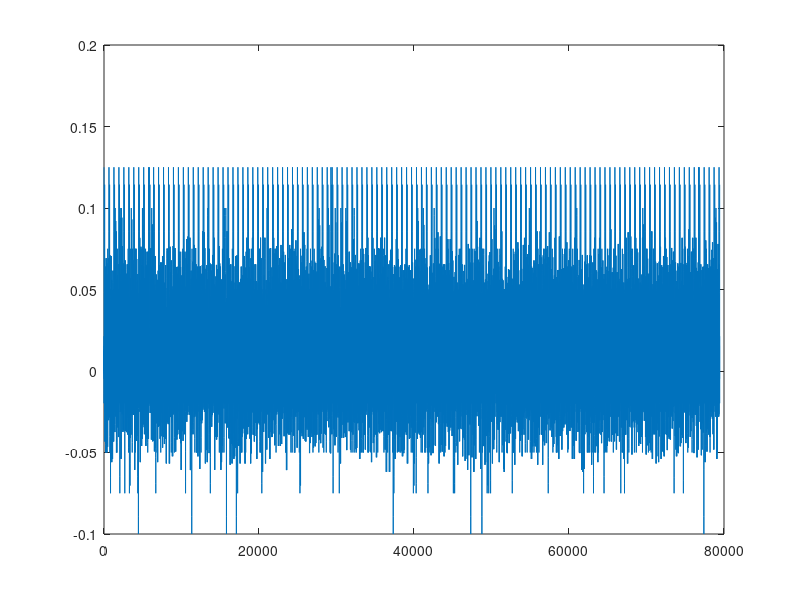
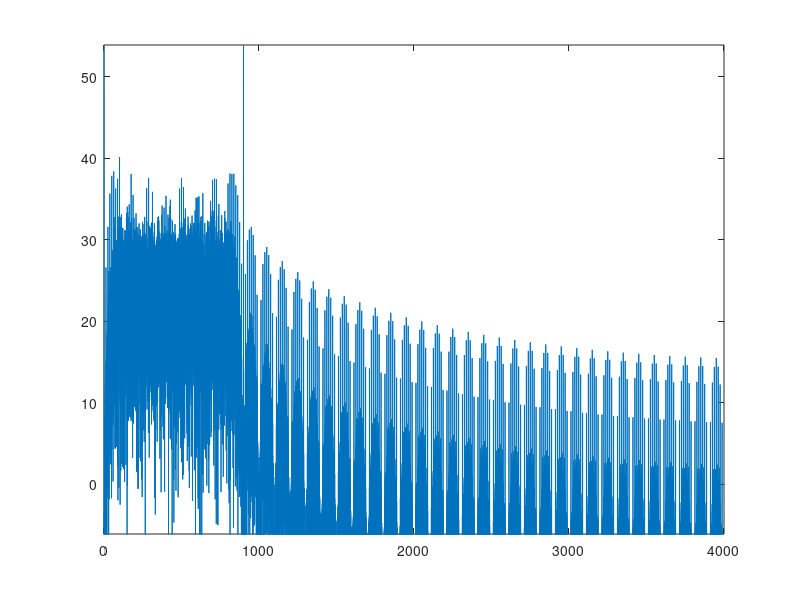
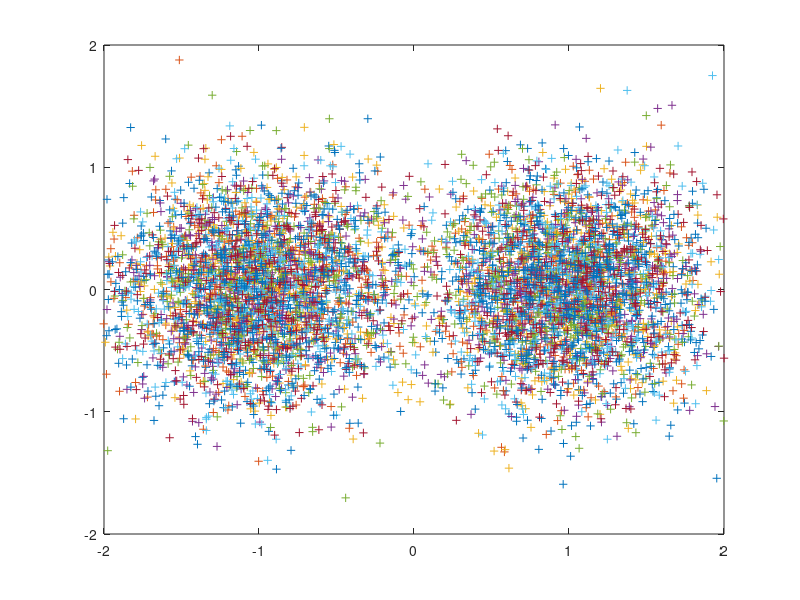
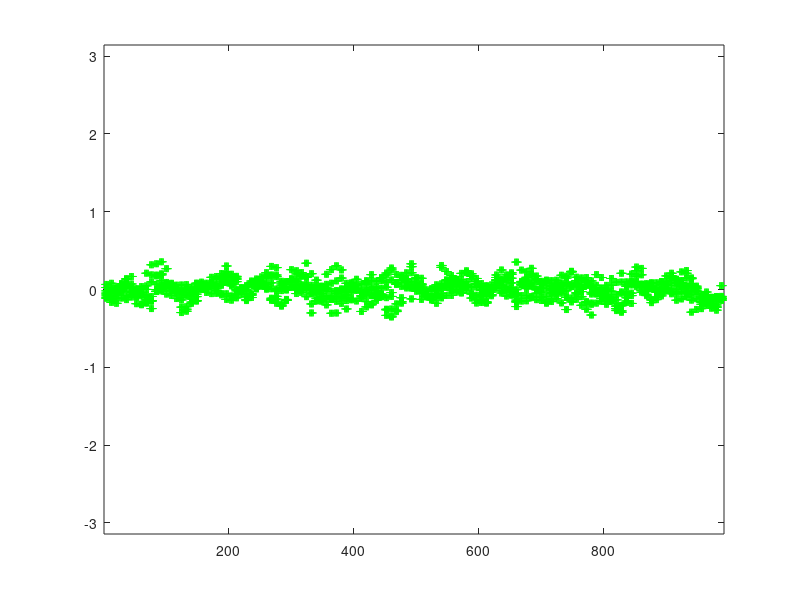

Source code (MATLAB) for these figures, in order:
% bpsk_hf_fs.m
% David Rowe Mar 2017
%
% Rate Fs BPSK simulation, development of bpsk_hf_rs.m

#{
 TODO:
   [X] strip back experimental stuff to just features we need
   [X] ZOH/integrator
   [X] OFDM up and down conversion
   [ ] rate Fs HF model and HF results
   [ ] handle boarder carriers
       [ ] start with phantom carriers 
           + but unhappy with 1800Hz bandwidth
       [ ] also try interpolation or just single row
   [ ] compute SNR and PAPR
   [ ] acquisition & freq offset estimation
   [ ] SSB bandpass filtering
#}

1;

function sim_out = run_sim(sim_in)
  Rs = 100;
  Fs = 8000;
  M  = Fs/Rs;

  EbNodB  = sim_in.EbNodB;
  verbose = sim_in.verbose;
  hf_en   = sim_in.hf_en;

  Ns = sim_in.Ns;          % step size for pilots
  Nc = sim_in.Nc;          % Number of cols, aka number of carriers

  Nbitsperframe = (Ns-1)*Nc;
  printf("Nbitsperframe: %d\n", Nbitsperframe);
  Nrowsperframe = Nbitsperframe/Nc;
  printf("Nrowsperframe: %d\n", Nrowsperframe);

  % Important to define run time in seconds so HF model will evolve the same way
  % for different pilot insertion rates.  So lets work backwards from approx
  % seconds in run to get Nbits, the total number of payload data bits

  % frame has Ns-1 data symbols between pilots, e.g. for Ns=3: 
  %
  % PPP
  % DDD
  % DDD
  % PPP

  Nrows = sim_in.Nsec*Rs;
  Nframes = floor((Nrows-1)/Ns);
  Nbits = Nframes * Nbitsperframe;    % number of payload data bits

  Nr = Nbits/Nc;                      % Number of data rows to get Nbits total

  if verbose
    printf("Nc.....: %d\n", Nc);
    printf("Ns.....: %d (step size for pilots, Ns-1 data symbols between pilots)\n", Ns);
    printf("Nr.....: %d\n", Nr);
    printf("Nbits..: %d\n", Nbits);
  end

  % double check if Nbits fit neatly into carriers

  assert(Nbits/Nc == floor(Nbits/Nc), "Nbits/Nc must be an integer");
 
  printf("Nframes: %d\n", Nframes);

  Nrp = Nr + Nframes + 1;  % number of rows once pilots inserted
                           % extra row of pilots at end
  printf("Nrp....: %d (number of rows including pilots)\n", Nrp);

  % simulate for each Eb/No point ------------------------------------

  for nn=1:length(EbNodB)
    rand('seed',1);
    randn('seed',1);

    EbNo = 10 .^ (EbNodB(nn)/10);
    variance = 1/(M*EbNo/2);

    % generate tx bits and insert pilot rows and border cols

    tx_bits = []; tx_bits_np = [];
    for f=1:Nframes
      tx_bits = [tx_bits; ones(1,Nc+2)];
      for r=1:Nrowsperframe
        arowofbits = rand(1,Nc) > 0.5;
        tx_bits = [tx_bits; [1 arowofbits 1]];
        tx_bits_np = [tx_bits_np; arowofbits];
      end
    end      
    tx_bits = [tx_bits; [1 ones(1,Nc) 1]]; % final row of pilots
    [nr nc] = size(tx_bits);
    assert(nr == Nrp);

    % map to BPSK symbols

    tx_sym = 2*tx_bits - 1;

#{
    % upsample to rate Fs using Zero Order Hold (ZOH)

    tx_sym_os = zeros(Nrp*M, Nc+2);
    for r=1:Nrp
      for rr=(r-1)*M+1:r*M
        tx_sym_os(rr,:) = tx_sym(r,:);
      end
    end
#}

    % OFDM up conversion and upsampling to rate Fs

    w = (0:Nc+1)*2*pi*Rs/Fs;
    W = zeros(M,Nc+2);
    for c=1:Nc+2
      W(:,c) = exp(j*w(c)*(0:M-1));
    end

    Nsam = Nrp*M;
    tx = zeros(Nrp*M,1);
    for r=1:Nrp
      for c=1:Nc+2
        acarrier = tx_sym(r,c) * W(:,c);
        tx((r-1)*M+1:r*M) += acarrier/M;
      end
    end
        
    rx = tx;

    noise = sqrt(variance)*(0.5*randn(Nrp*M,1) + j*0.5*randn(Nrp*M,1));
    rx += noise;

    % downconvert, downsample and integrate using OFDM

    rx_sym = zeros(Nrp, Nc+2);
    for r=1:Nrp
      for c=1:Nc+2
        acarrier = rx((r-1)*M+1:r*M) .* conj(W(:,c));
        rx_sym(r,c) = sum(acarrier);
      end
    end

    % pilot based phase est, we use known tx symbols as pilots ----------
 
    phase_est_pilot_log = 10*ones(Nrp,Nc+2);
    phase_est_stripped_log = 10*ones(Nrp,Nc+2);
    phase_est_log = 10*ones(Nrp,Nc+2);
    for c=2:Nc+1
      for r=1:Ns:Nrp-Ns

        % estimate phase using average of 6 pilots in a rect 2D window centred
        % on this carrier
        % PPP
        % DDD
        % DDD
        % PPP
          
        cr = c-1:c+1;
        aphase_est_pilot_rect = sum(rx_sym(r,cr)*tx_sym(r,cr)') + sum(rx_sym(r+Ns,cr)*tx_sym(r+Ns,cr)');

        % use next step of pilots in past and future

        if r > Ns+1
          aphase_est_pilot_rect += sum(rx_sym(r-Ns,cr)*tx_sym(r-Ns,cr)');
        end
        if r < Nrp - 2*Ns
          aphase_est_pilot_rect += sum(rx_sym(r+2*Ns,cr)*tx_sym(r+2*Ns,cr)');
        end

        % correct phase offset using phase estimate

        for rr=r+1:r+Ns-1
          aphase_est_pilot = angle(aphase_est_pilot_rect);
          phase_est_pilot_log(rr,c) = aphase_est_pilot;
          rx_corr(rr,c) = rx_sym(rr,c) * exp(-j*aphase_est_pilot);
        end

      end % r=1:Ns:Nrp-Ns
    end % c=2:Nc+1

    % remove pilots to give us just data symbols
      
    rx_np = [];
    for r=1:Nrp
      if mod(r-1,Ns) != 0
        rx_np = [rx_np; rx_corr(r,2:Nc+1)];
      end
    end

    % calculate BER stats as a block, after pilots extracted

    rx_bits_np = real(rx_np) > 0;
    errors = xor(tx_bits_np, rx_bits_np);
    Nerrs = sum(sum(errors));

    printf("EbNodB: %3.2f BER: %4.3f Nbits: %d Nerrs: %d\n", EbNodB(nn), Nerrs/Nbits, Nbits, Nerrs);

    if verbose
      figure(1)
      plot(real(tx))
      figure(2)
      Tx = abs(fft(tx.*hanning(Nsam)));
      Tx_dB = 20*log10(Tx);
      dF = Fs/Nsam;
      plot((1:Nsam)*dF, Tx_dB);
      mx = max(Tx_dB);
      axis([0 Fs/2 mx-60 mx])
     
      figure(3); clf; 
      plot(rx_np,'+');
      axis([-2 2 -2 2]);

      if hf_en
        figure(4); clf; 
        plot(abs(hf_model(:,2:Nc+1)));
      end

      figure(5); clf;
      plot(phase_est_log(:,2:Nc+1),'+', 'markersize', 10); 
      hold on; 
      plot(phase_est_pilot_log(:,2:Nc+1),'g+', 'markersize', 5); 
      if sim_in.hf_en
        plot(angle(hf_model(:,2:Nc+1)));
      end
      axis([1 Nrp -pi pi]);
    end

    sim_out.ber(nn) = sum(Nerrs)/Nbits; 
    sim_out.pilot_overhead = 10*log10(Ns/(Ns-1));
  end
endfunction


% Plot BER against Eb/No curves at various pilot insertion rates Ns
% using the HF multipath channel.  Second set of curves includes Eb/No
% loss for pilot insertion, so small Ns means better tracking of phase
% but large pilot insertion loss

% Target operating point Eb/No is 6dB, as this is where our rate 1/2
% LDPC code gives good results (10% PER, 1% BER).  However this means
% the Eb/No at the input is 10*log(1/2) or 3dB less, so we need to
% make sure phase est works at Eb/No = 6 - 3 = 3dB

function run_curves_hf
  sim_in.Nc = 8;
  sim_in.Ns = 8;
  sim_in.Nsec = 240;
  sim_in.EbNodB = 1:8;
  sim_in.verbose = 0;
  sim_in.hf_en = 0;

  EbNoLin = 10.^(sim_in.EbNodB/10);
  hf_theory = 0.5.*(1-sqrt(EbNoLin./(EbNoLin+1)));

  hf_sim = run_sim(sim_in);

  figure(4); clf;
  semilogy(sim_in.EbNodB, hf_theory,'b+-;HF theory;');
  hold on;
  semilogy(sim_in.EbNodB, hf.ber,'c+-;Ns=8 HFsim;');
  hold off;
  axis([1 8 4E-2 2E-1])
  xlabel('Eb/No (dB)');
  ylabel('BER');
  grid; grid minor on;
  legend('boxoff');
end


function run_single
  sim_in.Nc = 8;
  sim_in.Ns = 8;
  sim_in.Nsec = 10;
  sim_in.EbNodB = 4;
  sim_in.verbose = 1;
  sim_in.hf_en = 0;

  run_sim(sim_in);
end


format;
more off;


run_single
%run_curves_hf




